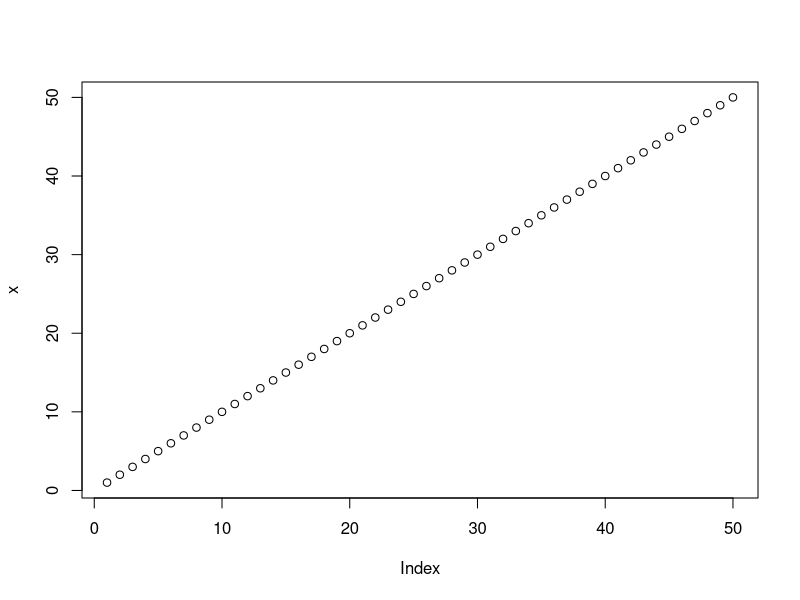
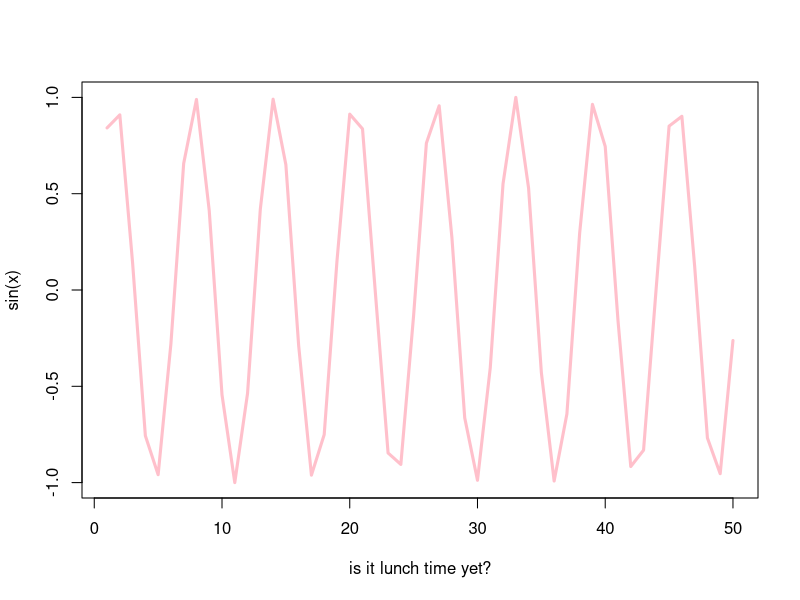

Recreate these plots in R, in order.
#' ---
#' title: "Class 4 R Intro"
#' author: "Joli DeLucia"
#' date: "January 16th, 2026"
#' ---

x <- 1:50
plot(x)
plot(x, sin(x), typ="l", col="pink", lwd=3, xlab="is it lunch time yet?")
